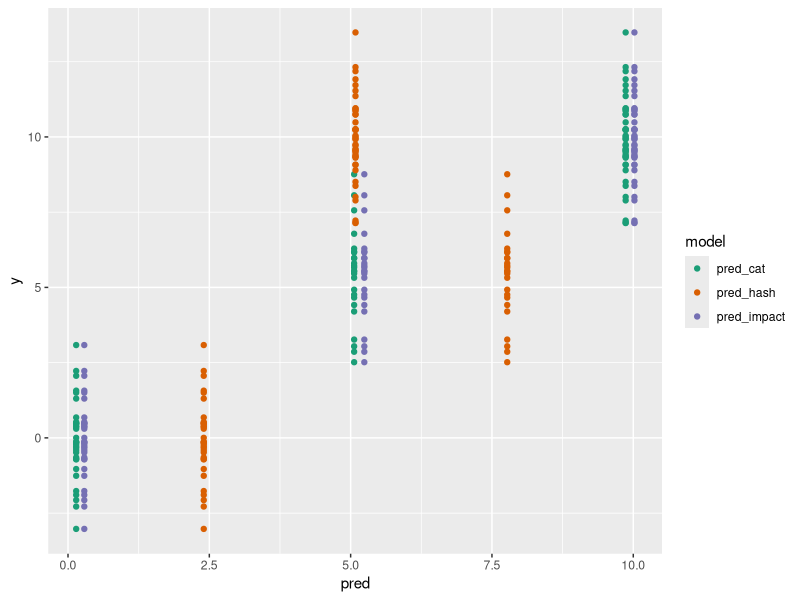

This figure's R source:
## ---- chunk 1
set.seed(34546)

categories = c("red", "blue", "green")
means = c(0, 5, 10)
names(means) = categories

trainx = sample(categories, size=100, replace=TRUE)
training = data.frame(x=trainx, y=means[trainx] + rnorm(100,sd=1.5))

testx = sample(categories, size=100, replace=TRUE)
test = data.frame(x=testx, y=means[testx] + rnorm(100,sd=1.5))

## ---- chunk 2

# Model with categorical values
model1 = lm("y~x", data=training)
summary(model1)

# Model with hashed values. This hashes them into alphabetical order
training$xhash = as.numeric(as.factor(training$x))
test$xhash = as.numeric(as.factor(test$x))
model2 = lm("y~xhash", data=training)
summary(model2)

# Model with impact-coded values. Best practice is to use separate data for coding and model fitting
# Ideally, we should randomize the split, but it doesn't matter in this case
calib = training[1:50,]
train = training[51:100,]

meany = mean(calib$y)
mean_color = aggregate(calib$y, by=list(calib$x), FUN=mean)
code = mean_color$x - meany
names(code) = mean_color$Group.1
train$ximpact = code[train$x]
test$ximpact=code[test$x]
model3 = lm("y~ximpact", data=train)
summary(model3)

## ---- chunk 3
library(ggplot2)
library(reshape2)

test$pred_cat = predict(model1, newdata=test)
test$pred_hash = predict(model2, newdata=test)
test$pred_impact = predict(model3, newdata=test)

testlong = melt(test, measure.vars=c("pred_cat", "pred_hash", "pred_impact"),
                variable.name="model", value.name="pred")

ggplot(testlong, aes(x=pred, y=y, color=model)) + geom_point() + scale_color_brewer(palette="Dark2")
